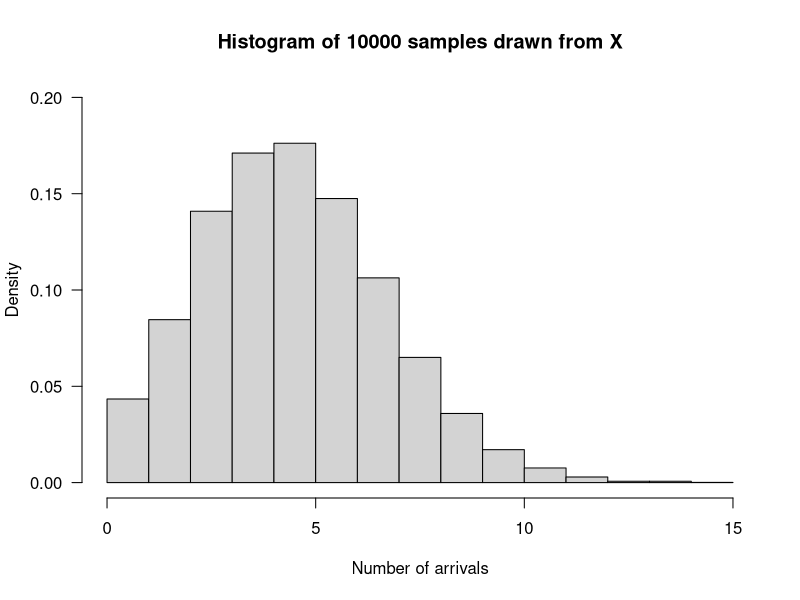

This chart was generated by the following R code:
# Alexadner Nel Poisson Revision, solving problems in R.

# Supposed the number of people entering a building follows a Poisson Distribuition with rate parameter 5/minute
# For all of the examples below assume that X ~ Po(lambda = 5/min)

# Lets use the ? (help) to get more information about the functions related to the Poisson Distribution.
?ppois

# Question 1, What is the probability that the number of arrivals, X is less than or equal to 4
# in the first minute.

# There are two approaches:

# Approach 1 Use the sum of the values of the probability mass function values at X = 0,1,2,3,4.
sum(dpois(0:4, lambda = 5))

# Get the probability that X is less than or equal to 4.
# Approach 2 is to use the Cumulative Distribution Function (ppois()), which returns the probabilites
# That the Random Variable will be less than or equal to a value q. Note that we can change the less than or
# equal to greater than or equal by changing the lower.tail argument to F.

ppois(4, lambda = 5, lower.tail = T)

# As we can see both these approaches yield the same result.


# An example of changing the lower.tail argument to F and verifying that the sum of these answers are 1.

# Probability that X  is less than or equal to 4.
a <- ppois(4, lambda = 5, lower.tail = T)
a
# Probability that X is greater than 4.
b <- ppois(4, lambda = 5, lower.tail = F)
b

# Now add these two numbers and verify that they add up to 1.
a + b

# Question 2 What is the probability that in the first ten minutes no people arrive at the building.


# Step 1: Note that lambda is 5 per minute that means we need to multiply our rate paramter by 10.
# This is so that we can have the rate of arrivals per 10 minutes (5*10)
# Now use P(X = 0), thus use the dpois function.

dpois(0, lambda = 50)
exp(-50)

# Set a seed so that we can reproduce the same results each time the code runs.
set.seed(12)
sample_1 <- rpois(10000, lambda = 5)
# Generate a sample of 10000 results from the Distribution X~Po(5/minute)

# Lets verify that the mean and variance of sample_1 are around 5.
Expected_value = mean(sample_1)
Expected_value

Variance = var(sample_1)
Variance
# Randomly generate 10000 samples from X ~ Po(5), and plot them
hist(rpois(10000, lambda = 5), main = "Histogram of 10000 samples drawn from X", ylim = c(0,0.2),xlab = "Number of arrivals", freq = F, las = T)

